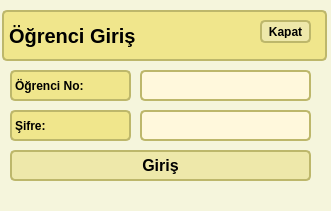
<?xml version="1.0" encoding="UTF-8"?>
<ui version="4.0">
 <class>MainWindow</class>
 <widget class="QMainWindow" name="MainWindow">
  <property name="geometry">
   <rect>
    <x>0</x>
    <y>0</y>
    <width>331</width>
    <height>211</height>
   </rect>
  </property>
  <property name="windowTitle">
   <string>Öğrenci Girişi</string>
  </property>
  <property name="styleSheet">
   <string notr="true">.QWidget {
   background-color: beige;
}

/* Nice Windows-XP-style password character. */
QLineEdit[echoMode=&quot;2&quot;] {
    lineedit-password-character: 9679;
}

/* We provide a min-width and min-height for push buttons
   so that they look elegant regardless of the width of the text. */
QPushButton {
    background-color: palegoldenrod;
    border-width: 2px;
    border-color: darkkhaki;
    border-style: solid;
    border-radius: 5;
    padding: 3px;
    min-width: 9ex;
    min-height: 2.5ex;
}

QPushButton:hover {
   background-color: khaki;
}

/* Increase the padding, so the text is shifted when the button is
   pressed. */
QPushButton:pressed {
    padding-left: 5px;
    padding-top: 5px;
    background-color: #d0d67c;
}

QLabel, QAbstractButton {
    font: bold;
}

/* Mark mandatory fields with a brownish color. */
.mandatory {
    color: brown;
}

/* Bold text on status bar looks awful. */
QStatusBar QLabel {
   font: normal;
}

QStatusBar::item {
    border-width: 1;
    border-color: darkkhaki;
    border-style: solid;
    border-radius: 2;
}

QComboBox, QLineEdit, QSpinBox, QTextEdit, QListView {
    background-color: cornsilk;
    selection-color: #0a214c; 
    selection-background-color: #C19A6B;
	border-width: 2px;
    border-color: darkkhaki;
    border-style: solid;
    border-radius: 5;
}

QListView {
    show-decoration-selected: 1;
}

QListView::item:hover {
    background-color: wheat;
}

/* We reserve 1 pixel space in padding. When we get the focus,
   we kill the padding and enlarge the border. This makes the items
   glow. */
QLineEdit, QFrame {
    border-width: 2px;
    padding: 1px;
    border-style: solid;
    border-color: darkkhaki;
    border-radius: 5px;
}

/* As mentioned above, eliminate the padding and increase the border. */
QLineEdit:focus, QFrame:focus {
    border-width: 3px;
    padding: 0px;
}

/* A QLabel is a QFrame ... */
QLabel {
    border: none;
    padding: 0;
    background: none;
}

/* A QToolTip is a QLabel ... */
QToolTip {
    border: 2px solid darkkhaki;
    padding: 5px;
    border-radius: 3px;
    opacity: 200;
}

/* Nice to have the background color change when hovered. */
QRadioButton:hover, QCheckBox:hover {
    background-color: wheat;
}

/* Force the dialog's buttons to follow the Windows guidelines. */
QDialogButtonBox {
    button-layout: 0;
}

QTabWidget::pane { /* The tab widget frame */
    border-top: 2px solid #C2C7CB;
}

QTabWidget::tab-bar {
    left: 5px; /* move to the right by 5px */
}

/* Style the tab using the tab sub-control. Note that
    it reads QTabBar _not_ QTabWidget */
QTabBar::tab {
    background: palegoldenrod(x1: 0, y1: 0, x2: 0, y2: 1,
                                stop: 0 #E1E1E1, stop: 0.4 #DDDDDD,
                                stop: 0.5 #D8D8D8, stop: 1.0 #D3D3D3);
   border-width: 2px;
    border-color: darkkhaki;
    border-style: solid;
    border-top-left-radius: 4px;
    border-top-right-radius: 4px;
    min-width: 8ex;
    padding: 2px;
}

QTabBar::tab:selected, QTabBar::tab:hover {
    background-color: palegoldenrod;
}

QTabBar::tab:selected {
	border-width: 2px;
    border-color: darkkhaki;
    border-style: solid;
    border-bottom-color: #darkkhaki; /* same as pane color */
}

QTabBar::tab:!selected {
    margin-top: 2px; /* make non-selected tabs look smaller */
}

QFrame{
	background-color: khaki;
    border-width: 2px;
    border-color: darkkhaki;
    border-style: solid;
    border-radius: 5;
	
}</string>
  </property>
  <widget class="QWidget" name="centralwidget">
   <widget class="QLabel" name="lblOgrenciNo">
    <property name="geometry">
     <rect>
      <x>10</x>
      <y>70</y>
      <width>121</width>
      <height>31</height>
     </rect>
    </property>
    <property name="text">
     <string>Öğrenci No:</string>
    </property>
   </widget>
   <widget class="QLineEdit" name="lineOgrenciNo">
    <property name="geometry">
     <rect>
      <x>140</x>
      <y>70</y>
      <width>171</width>
      <height>31</height>
     </rect>
    </property>
   </widget>
   <widget class="QLineEdit" name="lineSifre">
    <property name="geometry">
     <rect>
      <x>140</x>
      <y>110</y>
      <width>171</width>
      <height>31</height>
     </rect>
    </property>
    <property name="text">
     <string/>
    </property>
    <property name="echoMode">
     <enum>QLineEdit::Password</enum>
    </property>
   </widget>
   <widget class="QLabel" name="lblSifre">
    <property name="geometry">
     <rect>
      <x>10</x>
      <y>110</y>
      <width>121</width>
      <height>31</height>
     </rect>
    </property>
    <property name="text">
     <string>Şifre: </string>
    </property>
   </widget>
   <widget class="QLabel" name="label">
    <property name="geometry">
     <rect>
      <x>2</x>
      <y>10</y>
      <width>325</width>
      <height>51</height>
     </rect>
    </property>
    <property name="font">
     <font>
      <pointsize>15</pointsize>
      <weight>75</weight>
      <bold>true</bold>
     </font>
    </property>
    <property name="text">
     <string>Öğrenci Giriş</string>
    </property>
   </widget>
   <widget class="QPushButton" name="btnGiris">
    <property name="geometry">
     <rect>
      <x>10</x>
      <y>150</y>
      <width>301</width>
      <height>31</height>
     </rect>
    </property>
    <property name="font">
     <font>
      <pointsize>12</pointsize>
      <weight>75</weight>
      <italic>false</italic>
      <bold>true</bold>
     </font>
    </property>
    <property name="text">
     <string>Giriş</string>
    </property>
   </widget>
   <widget class="QPushButton" name="pushButton_2">
    <property name="geometry">
     <rect>
      <x>260</x>
      <y>20</y>
      <width>51</width>
      <height>23</height>
     </rect>
    </property>
    <property name="text">
     <string>Kapat</string>
    </property>
   </widget>
  </widget>
  <widget class="QMenuBar" name="menubar">
   <property name="geometry">
    <rect>
     <x>0</x>
     <y>0</y>
     <width>331</width>
     <height>21</height>
    </rect>
   </property>
  </widget>
 </widget>
 <resources/>
 <connections/>
</ui>
